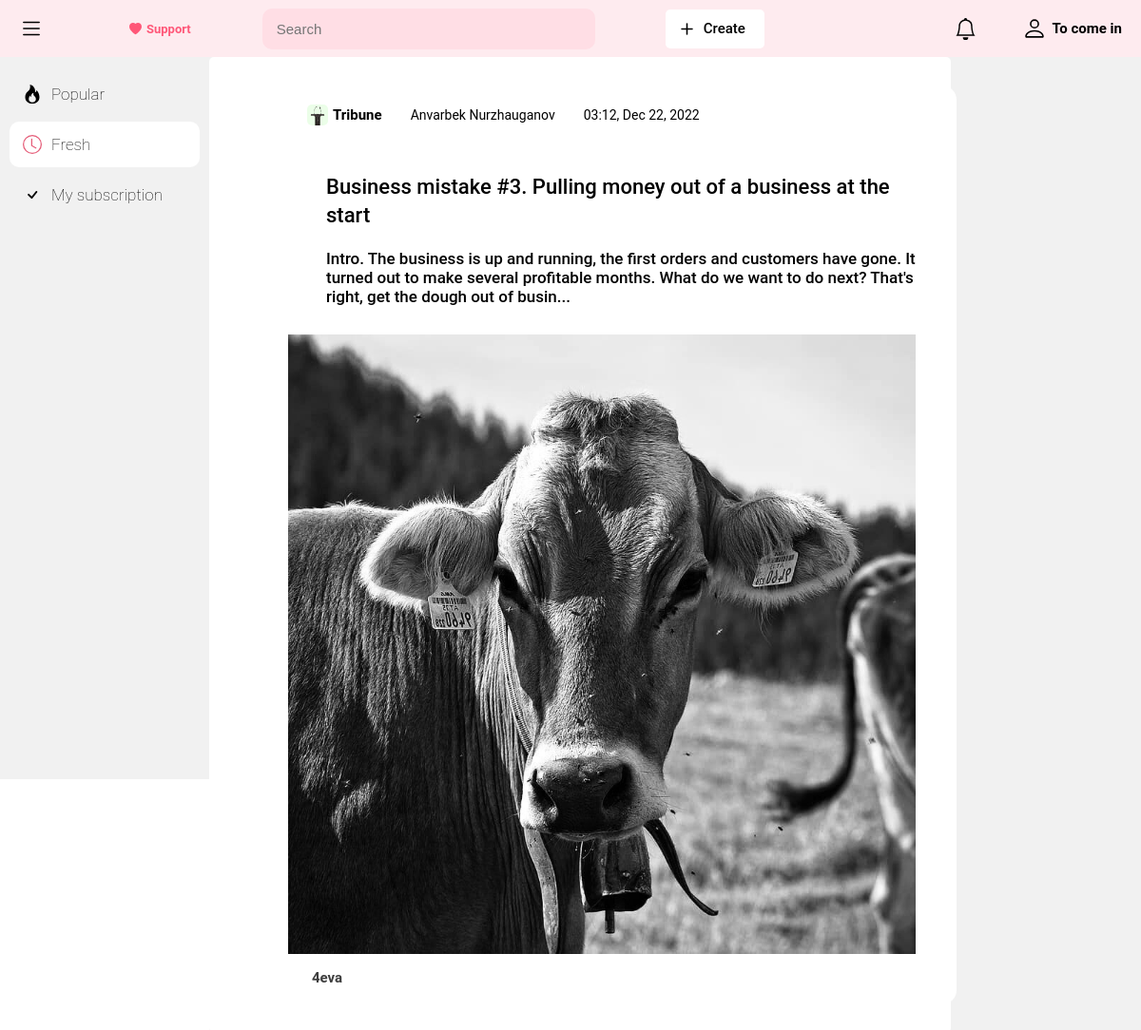
The page /fresh_posts on the database its author committed.
### post/models.py (models this page shows, shortened)
class Post(models.Model):
    author = models.ForeignKey(CustomUser, on_delete=models.CASCADE)
    post_image = models.ImageField('Post image', blank=True, null=True, upload_to='post_images/')
    title = models.CharField('Post title', max_length=255)
    description = models.TextField('Post description')
    category = models.ForeignKey(CategoryPost, verbose_name='Post category', on_delete=models.CASCADE)
    date_created = models.DateTimeField('Post date created', auto_now_add=True)
    like_post = models.ManyToManyField(CustomUser, verbose_name='Do you like this post?', blank=True, null=True, related_name='like_post')
    view_post = models.ManyToManyField(CustomUser, verbose_name='You viewed this post', blank=True, null=True, related_name='view_post')
    subscribe_author = models.ManyToManyField(CustomUser, verbose_name='Do you subscribe for author this post?', blank=True, null=True, related_name='subscribe_author')
    class Meta:
        verbose_name = 'Post'
        verbose_name_plural = 'Posts'
        db_table = 'post'

class CategoryPost(models.Model):
    category_image = models.ImageField('Category image', blank=True, null=True, upload_to='category_images/')
    title = models.CharField('Category title', max_length=255)
    description = models.TextField('Category description')
    class Meta:
        verbose_name = 'Category'
        verbose_name_plural = 'Categories'
        db_table = 'category_post'

### account/models.py (models this page shows, shortened)
class CustomUser(AbstractUser):
    GENDER_CHOICE = (
        ('Male', 'Male'),
        ('Female', 'Female')
    )
    age = models.PositiveSmallIntegerField('Age', default=1)
    gender = models.CharField('Gender', choices=GENDER_CHOICE, max_length=255)
    phone_number = models.CharField('Phone number', max_length=255)
    class Meta:
        verbose_name = 'User'
        verbose_name_plural = 'Users'
        db_table = 'user'

### main/views.py (the view)
# urls.py: path('fresh_posts', views.FreshPosts, name='fresh_posts'),
def FreshPosts(request):
    current_date = datetime.datetime.today()
    ago_date = current_date - timedelta(days=7)
    posts = Post.objects.all().filter(date_created__gte=ago_date)
    context = {
        'posts': posts
    }
    return render(request, 'post/fresh_posts.html', context)

### main/context_processors.py (called while the page is built)
def message_processor(request):
    url_name = resolve(request.path_info).url_name
    if url_name == 'home' or url_name == 'popular_posts':
        num = 1
    elif url_name == 'fresh_posts':
        num = 2
    elif url_name == 'my_subscription':
        num = 3
    else:
        num = 0
    return {
        'page': num
    }

### post/templates/post/fresh_posts.html (shortened to what this page needs)
{% extends 'main/base.html' %}
{% block content %}
    <div class="section_post_container">
        {% for post in posts %}
            <div class="section_get_post_container">
                <div class="post_container_header_block">
                    <div class="post_header_main_info">
                        <a href="{% url 'detail_category_post' post.category.id %}" class="post_header_category_block">
                            <div class="post_category_image" style="background-image: url('{{ post.category.category_image.url }}')"></div>
                            <span>{{ post.category.title }}</span>
                        </a>
                        <a href="" class="post_header_author_block">
                            <span>{{ post.author.first_name }} {{ post.author.last_name }}</span>
                        </a>
                        <div class="post_header_time_duration_block">
                            <span>{{ post.date_created|date:"h:m, M d, Y" }}</span>
                        </div>
                    </div>
                </div>
                <div class="post_container_text_block">
                    <h1><a href="{% url 'detail_post' post.id %}">{{ post.title }}</a></h1>
                    <p>{{ post.description|slice:"200" }}{% if post.description|length > 200 %}...{% endif %}</p>
                </div>
                <div class="post_container_post_image_block">
                    <a href="{% url 'detail_post' post.id %}"><img src="{{ post.post_image.url }}" alt="{{ post.category.category_image.title }}"></a>
                </div>
                <div class="post_container_footer_block">
                    <div class="post_footer_comment">
                        <span>{{ post.author.username }}</span>
                    </div>
                </div>
            </div>
        {% endfor %}
    </div>
{% endblock %}

### main/static/main/css/main.css (style rules this page uses)
html, body, div, span, applet, object, iframe, h1, h2, h3, h4, h5, h6, p, blockquote, pre, abbr, acronym, address, big, cite, code, del, dfn, em, img, ins, kbd, q, s, samp, small, strike, strong, sub, sup, tt, var, b, u, i, center, dl, dt, dd, ol, ul, li, fieldset, form, label, legend, table, caption, tbody, tfoot, thead, tr, th, td, article, aside, canvas, details, embed, figure, figcaption, footer, header, hgroup, menu, nav, output, ruby, section, summary, time, mark, audio, video { margin: 0; padding: 0; border: 0; font-size: 100%; vertical-align: baseline; }
a { color: #4B0082; text-decoration: none; }
body { line-height: 1; }
body { font-family: 'Roboto', Tahoma, serif; font-weight: 600; }
.section_post_container { width: calc(100% - 400px); display: flex; flex-direction: column; }
.section_get_post_container { width: 85%; margin: 30px 30px 30px 83px; background-color: #FFF; border-radius: 15px; padding: 20px; }
.post_container_header_block { width: 100%; display: flex; justify-content: space-between; }
.post_header_main_info { display: flex; align-items: center; }
.post_header_main_info a { color: #000; }
.post_header_category_block { display: flex; align-items: center; }
.post_category_image { width: 22px; height: 22px; background-position: center; background-repeat: no-repeat; background-size: cover; border-radius: 5px; }
.post_header_category_block span { padding-left: 5px; font-size: 15px; font-weight: 500; vertical-align: inherit; }
.post_header_author_block { font-size: 14px; margin: 0 30px; font-weight: 400; }
.post_header_time_duration_block { font-size: 14px; font-weight: 400; }
.post_container_text_block { padding: 30px 0; }
.post_container_text_block a { color: #000; }
.post_container_text_block h1 { font-size: 22px; font-weight: 500; line-height: 30px; padding: 20px; }
.post_container_text_block p { padding: 0 20px; font-weight: 500; font-size: 17px; line-height: 20px; }
.post_container_post_image_block { margin: 0 -20px; width: 660px; }
.post_container_post_image_block img { width: 660px; }
.post_container_footer_block { width: 100%; display: flex; align-items: center; }
.post_footer_comment { display: flex; align-items: center; margin-top: 15px; }
.post_footer_comment span { padding-left: 5px; font-size: 15px; font-weight: 600; color: #3e3e3e; }
.section_post_container { width: calc(100% - 200px); background-color: #FFF; border-radius: 5px; }
.post_header_category_block span { font-weight: 700; }

### rows shown on the page
Post: category.category_image (picture), category "Tribune", author.first_name "Anvarbek", author.last_name "Nurzhauganov", date_created "03:12, Dec 22, 2022", title "Business mistake #3. Pulling money out of a business at the start", description "Intro. The business is up and running, the first orders and customers have gone. It turned out to make several profitable months. What do we want to do next? That's right, get the dough out of busin", post_image (picture), author.username "4eva"
